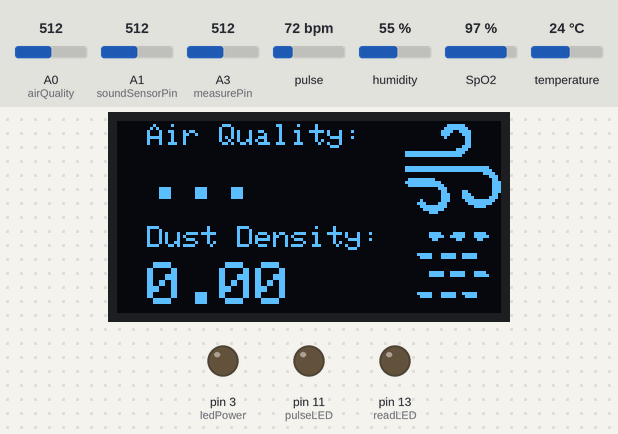
This sketch was run on a simulated Arduino Uno, built with avr-gcc and run on an emulated ATmega328P. On the bench: 128×64 one-colour display, output pins drawn as LEDs (lit = HIGH). Dashed ring = blinking. The test bench sets the inputs (shaded band); at power-on: pulse 72 bpm, SpO2 97 %, A3 (measurePin) = 512, humidity 55 %, temperature 24 °C, A0 (airQuality) = 512, A1 (soundSensorPin) = 512. What the sketch prints to the serial monitor is not drawn.

Above: at 1.6 s.
1.7 s: pulse set to 42 bpm
At 7.7 s:
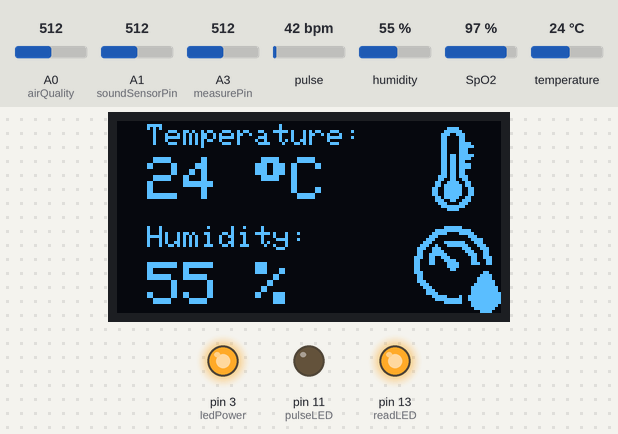
7.9 s: SpO2 set to 80 %
At 11.74 s:
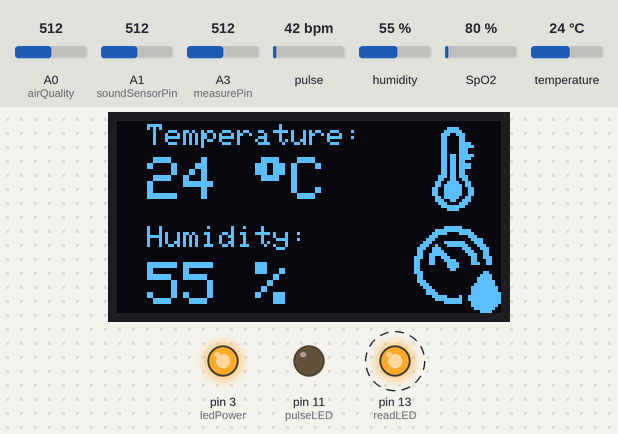
At 13.4 s:
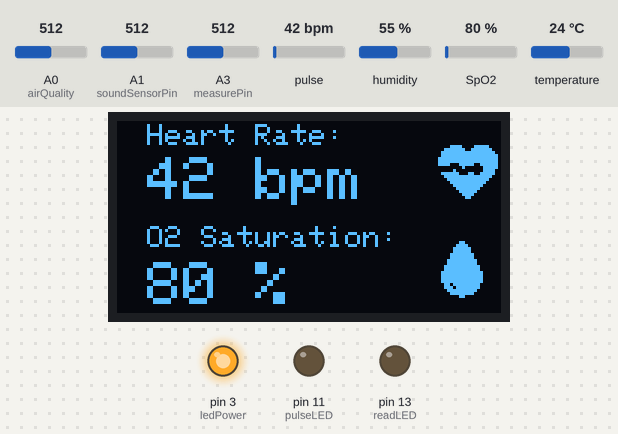
13.7 s: A3 (measurePin) set to 85
18.6 s: humidity set to 22 %
23.5 s: temperature set to 12 °C
28.5 s: pulse set to 70 bpm
At 38.2 s:
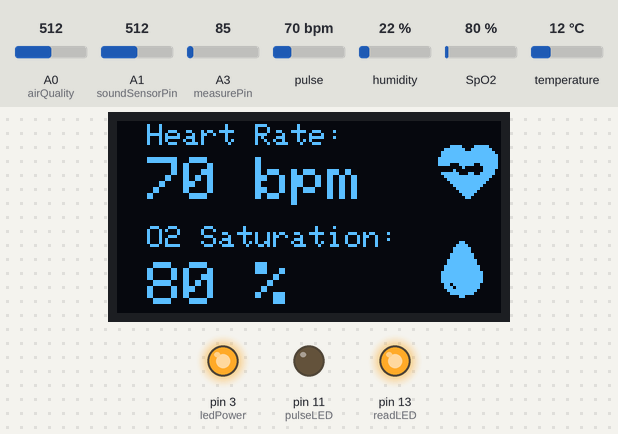
Timing chart, 0 to 53.7 s (numbered marks = the images above; inputs shaded):
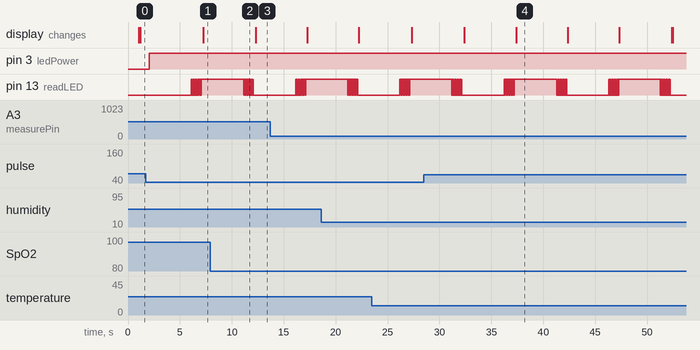

The sketch:

AsthmaTech.ino
```cpp
//OLED
#define SCREEN_WIDTH 128
#define SCREEN_HEIGHT 64
#include <Adafruit_GFX.h>
#include <Adafruit_SH110X.h>
Adafruit_SH1106G display = Adafruit_SH1106G(128, 64, &Wire);

//BUZZER
#define BUZZER_PIN 9

// 'hr', 32x32px
const unsigned char epd_bitmap_hr [] PROGMEM = {
	0x00, 0x00, 0x00, 0x00, 0x00, 0x00, 0x00, 0x00, 0x00, 0x03, 0xc3, 0xe0, 0x0f, 0xe7, 0xf0, 0x1f,
	0xff, 0xf8, 0x1f, 0xff, 0xfc, 0x3f, 0xff, 0xfc, 0x3f, 0xff, 0xfc, 0x3c, 0x7c, 0xfc, 0x00, 0x20,
	0x7c, 0x01, 0x00, 0x78, 0x1f, 0x8c, 0xf8, 0x0f, 0xff, 0xf0, 0x07, 0xff, 0xe0, 0x03, 0xff, 0xc0,
	0x01, 0xff, 0x80, 0x00, 0xff, 0x00, 0x00, 0x7e, 0x00, 0x00, 0x3c, 0x00, 0x00, 0x18, 0x00, 0x00,
	0x00, 0x00, 0x00, 0x00, 0x00, 0x00, 0x00, 0x00
};
// 'hum', 32x32px
const unsigned char epd_bitmap_hum [] PROGMEM = {
	0x00, 0x00, 0x00, 0x00, 0x00, 0x00, 0x00, 0x00, 0x00, 0x00, 0x00, 0x00, 0x00, 0x07, 0xe0, 0x00,
	0x00, 0x3f, 0xfc, 0x00, 0x00, 0x7c, 0x3e, 0x00, 0x00, 0xe0, 0x07, 0x00, 0x01, 0xc0, 0x03, 0xc0,
	0x03, 0x87, 0xf1, 0xc0, 0x07, 0x23, 0xf8, 0xe0, 0x0e, 0x70, 0x1c, 0x70, 0x0c, 0x78, 0x0e, 0x30,
	0x0c, 0xfc, 0x07, 0x30, 0x1c, 0xce, 0x03, 0x38, 0x18, 0xc7, 0x83, 0x18, 0x18, 0xc3, 0xc3, 0x98,
	0x18, 0x03, 0xc0, 0x00, 0x18, 0x01, 0x80, 0x00, 0x1c, 0x00, 0x00, 0x30, 0x0c, 0x00, 0x00, 0x78,
	0x0c, 0x00, 0x00, 0xf8, 0x0e, 0x00, 0x00, 0xfc, 0x07, 0x00, 0x01, 0xfc, 0x03, 0x80, 0x03, 0xfe,
	0x01, 0xc0, 0x03, 0xfe, 0x01, 0xe0, 0x03, 0xff, 0x00, 0x7c, 0x27, 0xff, 0x00, 0x3f, 0xe7, 0xff,
	0x00, 0x07, 0xe3, 0xff, 0x00, 0x00, 0x03, 0xfe, 0x00, 0x00, 0x01, 0xfc, 0x00, 0x00, 0x00, 0x78
};
// 'temp', 32x32px
const unsigned char epd_bitmap_temp [] PROGMEM = {
	0x00, 0x00, 0x00, 0x00, 0x00, 0x00, 0x00, 0x00, 0x00, 0x03, 0xc0, 0x00, 0x00, 0x07, 0xe0, 0x00,
	0x00, 0x0e, 0x70, 0x00, 0x00, 0x0c, 0x30, 0x00, 0x00, 0x0c, 0x30, 0x00, 0x00, 0x0c, 0x3c, 0x00,
	0x00, 0x0c, 0x3e, 0x00, 0x00, 0x0c, 0x38, 0x00, 0x00, 0x0c, 0x38, 0x00, 0x00, 0x0d, 0xbe, 0x00,
	0x00, 0x0d, 0xbc, 0x00, 0x00, 0x0d, 0xb0, 0x00, 0x00, 0x0d, 0xbc, 0x00, 0x00, 0x0d, 0xbc, 0x00,
	0x00, 0x0d, 0xb0, 0x00, 0x00, 0x0d, 0xb0, 0x00, 0x00, 0x1d, 0xb8, 0x00, 0x00, 0x19, 0x98, 0x00,
	0x00, 0x33, 0xcc, 0x00, 0x00, 0x37, 0xec, 0x00, 0x00, 0x67, 0xe6, 0x00, 0x00, 0x67, 0xe6, 0x00,
	0x00, 0x67, 0xe6, 0x00, 0x00, 0x37, 0xcc, 0x00, 0x00, 0x39, 0x9c, 0x00, 0x00, 0x1c, 0x38, 0x00,
	0x00, 0x0f, 0xf0, 0x00, 0x00, 0x03, 0xc0, 0x00, 0x00, 0x00, 0x00, 0x00, 0x00, 0x00, 0x00, 0x00
};
// 'spo2', 20x20px
const unsigned char epd_bitmap_spo2 [] PROGMEM = {
	0x00, 0x00, 0x00, 0x00, 0x60, 0x00, 0x00, 0xf0, 0x00, 0x01, 0xf8, 0x00, 0x01, 0xf8, 0x00, 0x03,
	0xfc, 0x00, 0x03, 0xfc, 0x00, 0x07, 0xfe, 0x00, 0x07, 0xfe, 0x00, 0x0f, 0xff, 0x00, 0x0f, 0xff,
	0x00, 0x1f, 0xff, 0x80, 0x1f, 0xff, 0x80, 0x1f, 0xff, 0x80, 0x1f, 0xff, 0x80, 0x0d, 0xff, 0x00,
	0x0e, 0xff, 0x00, 0x07, 0xfe, 0x00, 0x03, 0xfc, 0x00, 0x00, 0x60, 0x00
};
// 'dd', 32x32px
const unsigned char epd_bitmap_dd [] PROGMEM = {
	0x00, 0x00, 0x00, 0x00, 0x00, 0x00, 0x00, 0x00, 0x00, 0x00, 0x00, 0x00, 0x00, 0x00, 0x00, 0x00,
	0x00, 0x00, 0x00, 0x00, 0x00, 0xf0, 0xf1, 0xe0, 0x00, 0xf9, 0xf1, 0xf0, 0x00, 0x60, 0x60, 0xc0,
	0x00, 0x00, 0x00, 0x00, 0x00, 0x00, 0x00, 0x00, 0x00, 0x00, 0x00, 0x00, 0x00, 0x00, 0x00, 0x00,
	0x0f, 0x8f, 0x9f, 0x00, 0x07, 0x8f, 0x9f, 0x00, 0x00, 0x00, 0x00, 0x00, 0x00, 0x00, 0x00, 0x00,
	0x00, 0x00, 0x00, 0x00, 0x00, 0x00, 0x00, 0x00, 0x00, 0xf9, 0xf1, 0xe0, 0x00, 0xf9, 0xf1, 0xf0,
	0x00, 0x00, 0x00, 0x00, 0x00, 0x00, 0x00, 0x00, 0x00, 0x00, 0x00, 0x00, 0x00, 0x00, 0x00, 0x00,
	0x00, 0x00, 0x00, 0x00, 0x0f, 0x8f, 0x9f, 0x00, 0x07, 0x8f, 0x8f, 0x00, 0x00, 0x00, 0x00, 0x00,
	0x00, 0x00, 0x00, 0x00, 0x00, 0x00, 0x00, 0x00, 0x00, 0x00, 0x00, 0x00, 0x00, 0x00, 0x00, 0x00
};
// 'aq', 32x32px
const unsigned char epd_bitmap_aq [] PROGMEM = {
	0x00, 0x00, 0x00, 0x00, 0x00, 0x03, 0xf0, 0x00, 0x00, 0x07, 0xf8, 0x00, 0x00, 0x0f, 0x3c, 0x00,
	0x00, 0x0e, 0x1c, 0x00, 0x00, 0x04, 0x0c, 0x00, 0x00, 0x00, 0x0c, 0x00, 0x00, 0x00, 0x0c, 0x00,
	0x00, 0x00, 0x1c, 0x00, 0x00, 0x00, 0x78, 0x00, 0xff, 0xff, 0xf0, 0x00, 0xff, 0xff, 0xe0, 0x00,
	0x00, 0x00, 0x00, 0x00, 0x00, 0x00, 0x00, 0x00, 0x00, 0x00, 0x00, 0x00, 0xff, 0xff, 0xff, 0xf0,
	0xff, 0xff, 0xff, 0xf8, 0x00, 0x00, 0x00, 0x3c, 0x00, 0x00, 0x00, 0x0e, 0x7f, 0xc0, 0x00, 0x06,
	0xff, 0xf0, 0x00, 0x07, 0x7f, 0xf8, 0x00, 0x07, 0x00, 0x1c, 0x00, 0x07, 0x00, 0x0c, 0x18, 0x07,
	0x00, 0x0e, 0x1c, 0x06, 0x00, 0x0e, 0x1e, 0x0e, 0x04, 0x0e, 0x0f, 0xfc, 0x0e, 0x1c, 0x07, 0xf8,
	0x07, 0xfc, 0x01, 0xe0, 0x03, 0xf8, 0x00, 0x00, 0x00, 0xe0, 0x00, 0x00, 0x00, 0x00, 0x00, 0x00
};
// 'rr', 23x23px
const unsigned char epd_bitmap_rr [] PROGMEM = {
	0x00, 0x00, 0x00, 0x00, 0x10, 0x00, 0x00, 0x00, 0x00, 0x00, 0x10, 0x00, 0x00, 0x10, 0x00, 0x01,
	0x01, 0x00, 0x03, 0x93, 0x80, 0x07, 0x93, 0xc0, 0x0f, 0xd7, 0xe0, 0x0f, 0xff, 0xe0, 0x1f, 0xff,
	0xf0, 0x3f, 0xab, 0xf8, 0x3c, 0x00, 0x78, 0x7e, 0xc4, 0xfc, 0x7e, 0xc6, 0xfc, 0xfd, 0xc6, 0x7e,
	0xfc, 0xc6, 0x7e, 0xff, 0xc6, 0xfe, 0xff, 0x83, 0xfe, 0xff, 0x01, 0xfe, 0xfe, 0x00, 0xfe, 0x00,
	0x00, 0x00, 0x00, 0x00, 0x00
};

//AIR QUALITY
const int airQuality = A0;

//DUST DENSITY
int measurePin = A3;
int ledPower = 3;
int samplingTime = 280;
int deltaTime = 40;
int sleepTime = 9680;
float voMeasured = 0;
float calcVoltage = 0;
float dustDensity = 0;

//TEMPERATURE AND HUMIDITY
#include <dht.h>
dht DHT; //a variable type of dht
const int DHT11_PIN= 2;

//MAX30102
#include "MAX30105.h"
#include "spo2_algorithm.h"

MAX30105 particleSensor;

#define MAX_BRIGHTNESS 255

uint32_t irBuffer[100]; // Infrared LED sensor data
uint32_t redBuffer[100]; // Red LED sensor data

int32_t bufferLength; // Data length
int32_t spo2; // SpO2 value
int8_t validSPO2; // Indicator if SpO2 calculation is valid
int32_t heartRate; // Heart rate value
int8_t validHeartRate; // Indicator if heart rate calculation is valid

byte pulseLED = 11; // Must be on PWM pin
byte readLED = 13; // Blinks with each data read
int sampleIndex = 0; // Tracks the current position in the buffer

void setup() {
  Serial.begin(9600);

  while (!Serial) {
    // Wait for Serial Monitor to open
  }
  // AIR QUALITY
  pinMode(airQuality, INPUT);

  //DUST DENSITY
  pinMode(ledPower, OUTPUT);

  //HEART RATE AND OXYGEN SATURATION
  pinMode(pulseLED, OUTPUT);
  pinMode(readLED, OUTPUT);
  // Initialize sensor
  if (!particleSensor.begin(Wire, I2C_SPEED_FAST)) {
    Serial.println(F("MAX30105 was not found. Please check wiring/power."));
    while (1);
  }
  byte ledBrightness = 60;
  byte sampleAverage = 4;
  byte ledMode = 2;
  byte sampleRate = 100;
  int pulseWidth = 411;
  int adcRange = 4096;
  particleSensor.setup(ledBrightness, sampleAverage, ledMode, sampleRate, pulseWidth, adcRange);

  //OLED
  Wire.begin();
  display.begin(0x3C, true);  // 0x3C is the I2C address
  display.clearDisplay();
  display.display();
}

// TIME INTERVALS
//OLED
const unsigned long screenInterval = 1000; // 1 second per screen
unsigned long previousMillis = 0;
int screenNumber = 1; // for case switch

//RR
unsigned long lastBreathTime = 0;
unsigned long lastBPMUpdate = 0;
const unsigned long minBreathInterval = 1000;  // seconds between breaths
const unsigned long bpmUpdateInterval = 60000; // Update BPM every 60 seconds
int breathCount = 0;
int bpmToDisplay = -1; // -1 means "reading"
int soundSensorPin = A1;  // Replace with actual sensor pin
int thresholdr = 35;  // Adjust this threshold based on your sensor readings

//AIR QUALITY
int threshold = 250;
unsigned long lastAirQualityRead = 0;
const unsigned long airQualityInterval = 5000;  // Read every 5 seconds
int airq = -1;  // -1 means "reading"

// TEMPERATURE
unsigned long previousTempMillis = 0;
const long tempInterval = 2000;  // Read temperature and humidity every 2 seconds
int lastTemperature = -1;
int lastHumidity = -1;

// DUST DENSITY
unsigned long previousDustMillis = 0;
const long dustInterval = 2000;

// HEART RATE AND OXY SAT
unsigned long previousHRMillis = 0;
const long heartRateInterval = 2000; // Update heart rate and SpO2 every 2 seconds

// ASTHMA PREDICT
unsigned long previousAsthmaMillis = 0;
const unsigned long asthmaCheckInterval = 5000; // Runs every 5 seconds

void loop() {
  String breathRate = detectBreathing();  // Call function and store result
  int intValBR = breathRate.toInt();
  String aq = detectAirQuality();
  int intValAQ = aq.toInt();
  detectTemperatureHumidity();
  int temp = getTemperature();
  int hum = getHumidity();
  detectDustDensity();  // Update dust density every 2 seconds
  float dust = getDustDensity();
  detectHeartRateAndOxySat();
  String hr = getHeartRate();
  int intHR = hr.toInt();
  String o2sat = getSpO2();
  int intSAT = o2sat.toInt();
  String ap = detectAsthmaRisk(intValAQ, dust, temp, hum, intHR, intSAT, intValBR);

  unsigned long currentMillis = millis();

  // OLED Sequence
  if (currentMillis - previousMillis >= screenInterval) {
    previousMillis = currentMillis; // Update the last execution time
    switch (screenNumber) {
      case 1:
        oledSc1(aq, dust);
        screenNumber = 2;
        break;
      case 2:
        oledSc2(temp, hum);
        screenNumber = 3;
        break;
      case 3:
        oledSc3(hr, o2sat);
        screenNumber = 4;
        break;
      case 4:
        oledSc4(breathRate);
        screenNumber = 5;
        break;
      case 5:
        oledSc5(ap);
        screenNumber = 1;
        break;
    }
  }
}


// OLED DISPLAY SEQUENCE
void oledSc1(String airQuality, float dustDensity) {
  display.clearDisplay();
  // AIR QUALITY
  display.setTextColor(SH110X_WHITE);
  display.setCursor(10, 1);
  display.setTextSize(1);
  display.print("Air Quality: ");
  display.display();

  display.setCursor(10, 12);
  display.setTextSize(2);
  display.println(airQuality);
  display.display();

  display.drawBitmap(96, 0, (const uint8_t*)epd_bitmap_aq, 32, 32, SH110X_WHITE);
  display.display();

  //DUST DENSITY
  display.setCursor(10, 35);
  display.setTextSize(1);
  display.print("Dust Density: ");
  display.display();

  display.setCursor(10, 47);
  display.setTextSize(2);
  display.println(String(dustDensity));
  display.display();

  display.drawBitmap(96, 32, (const uint8_t*)epd_bitmap_dd, 32, 32, SH110X_WHITE);
  display.display();
}

void oledSc2(int temperature, int humidity){
  display.clearDisplay();
  // TEMPERATURE
  display.setCursor(10, 1);
  display.setTextSize(1);
  display.print("Temperature: ");
  display.display();

  display.setCursor(10, 12);
  display.setTextSize(2);
  display.println(String(temperature) + " " + char(247) + "C");
  display.display();

  display.drawBitmap(96, 0, (const uint8_t*)epd_bitmap_temp, 32, 32, SH110X_WHITE);
  display.display();

  //HUMIDITY
  display.setCursor(10, 35);
  display.setTextSize(1);
  display.print("Humidity: ");
  display.display();

  display.setCursor(10, 47);
  display.setTextSize(2);
  display.println(String(humidity) + " %");
  display.display();

  display.drawBitmap(96, 32, (const uint8_t*)epd_bitmap_hum, 32, 32, SH110X_WHITE);
  display.display();
}

void oledSc3(String hr, String spo2){
  display.clearDisplay();
  // HEART RATE
  display.setCursor(10, 1);
  display.setTextSize(1);
  display.print("Heart Rate: ");
  display.display();

  display.setCursor(10, 12);
  display.setTextSize(2);
  display.println(String(hr) + " bpm" );
  display.display();

  display.drawBitmap(105, 5, (const uint8_t*)epd_bitmap_hr, 24, 24, SH110X_WHITE);
  display.display();

  // OXYGEN SATURATION
  display.setCursor(10, 35);
  display.setTextSize(1);
  display.print("O2 Saturation: ");
  display.display();

  display.setCursor(10, 47);
  display.setTextSize(2);
  display.println(String(spo2) + " %");
  display.display();

  display.drawBitmap(105, 39, (const uint8_t*)epd_bitmap_spo2, 20, 20, SH110X_WHITE);
  display.display();
}

void oledSc4(String rr){
  display.clearDisplay();
  // HEART RATE
  display.setCursor(10, 1);
  display.setTextSize(1);
  display.print("Respiration Rate: ");
  display.display();

  display.setCursor(10, 12);
  display.setTextSize(2);
  display.print(rr + " bpm");  // Show stored BPM after 60s
  display.display();

  display.drawBitmap(101, 5, (const uint8_t*)epd_bitmap_rr, 23, 23, SH110X_WHITE);
  display.display();
}

void oledSc5(String ap){
  display.clearDisplay();
  // HEART RATE
  display.setCursor(10, 1);
  display.setTextSize(1);
  display.print("Asthma Prediction: ");
  display.display();

  display.setCursor(10, 12);
  display.setTextSize(1);
  display.print(ap);  // Show stored BPM after 60s
  display.display();
}

// SENSOR READINGS
String detectBreathing() {
    int soundLevel = analogRead(soundSensorPin);

    if (soundLevel > thresholdr) {
        unsigned long currentTime = millis();
        if (currentTime - lastBreathTime > minBreathInterval) {
            breathCount++;
            lastBreathTime = currentTime;
            Serial.println(breathCount);
        }
    }

    // Update BPM every 60 seconds without blocking other code
    if (millis() - lastBPMUpdate >= bpmUpdateInterval) {
        bpmToDisplay = breathCount;  // Store BPM for display
        breathCount = 0;  // Reset count
        lastBPMUpdate = millis();  // Reset timer

        Serial.print("Breaths Per Minute (BPM): ");
        Serial.println(bpmToDisplay);
    }

    // Return BPM if available, otherwise return "reading"
    return (bpmToDisplay == -1) ? "..." : String(bpmToDisplay);
}

String detectAirQuality() {
    unsigned long currentMillis = millis();

    // Check if it's time to read the air quality sensor
    if (currentMillis - lastAirQualityRead >= airQualityInterval) {
        lastAirQualityRead = currentMillis;  // Update the last execution time
        airq = analogRead(airQuality);  // Read sensor value
    }
    return (airq == -1) ? "..." : String(airq) + " AQI";
}

void detectTemperatureHumidity() {
    unsigned long currentMillis = millis();
    if (currentMillis - previousTempMillis >= tempInterval) {
        previousTempMillis = currentMillis;
        int chk = DHT.read11(DHT11_PIN);
        lastTemperature = DHT.temperature;  // Store last valid temperature
        lastHumidity = DHT.humidity;        // Store last valid humidity
    }
}

int getTemperature() {
    return lastTemperature;
}

int getHumidity() {
    return lastHumidity;
}

void detectDustDensity() {
    unsigned long currentMillis = millis();
    if (currentMillis - previousDustMillis >= dustInterval) {
        previousDustMillis = currentMillis;

        digitalWrite(ledPower, LOW); // Turn on the LED
        delayMicroseconds(samplingTime);

        voMeasured = analogRead(measurePin); // Read the dust value
        delayMicroseconds(deltaTime);

        digitalWrite(ledPower, HIGH); // Turn off the LED
        delayMicroseconds(sleepTime);

        // Convert analog reading to voltage
        calcVoltage = voMeasured * (5.0 / 1024.0);
        dustDensity = 170 * calcVoltage - 0.1;  // Compute dust density
    }
}

float getDustDensity() {
    return dustDensity;
}

void detectHeartRateAndOxySat() {
    unsigned long currentMillis = millis();
    if (currentMillis - previousHRMillis >= heartRateInterval) {
        previousHRMillis = currentMillis;

        long irValue = particleSensor.getIR();
        if (irValue < 50000) {
            // No finger detected
            Serial.println("No finger detected!");
            spo2 = -1;
            heartRate = -1;
            return;
        }

        bufferLength = 100; // Ensure buffer length is set

        // Read sensor data
        for (byte i = 0; i < bufferLength; i++) {
            while (!particleSensor.available())
                particleSensor.check();

            redBuffer[i] = particleSensor.getRed();
            irBuffer[i] = particleSensor.getIR();
            particleSensor.nextSample();
        }

        // Calculate heart rate and SpO2
        maxim_heart_rate_and_oxygen_saturation(irBuffer, bufferLength, redBuffer, &spo2, &validSPO2, &heartRate, &validHeartRate);

        // Shift buffer for new readings
        for (byte i = 25; i < bufferLength; i++) {
            redBuffer[i - 25] = redBuffer[i];
            irBuffer[i - 25] = irBuffer[i];
        }

        for (byte i = bufferLength - 25; i < bufferLength; i++) {
            while (!particleSensor.available())
                particleSensor.check();

            digitalWrite(readLED, !digitalRead(readLED));

            redBuffer[i] = particleSensor.getRed();
            irBuffer[i] = particleSensor.getIR();
            particleSensor.nextSample();
        }

        // Display only valid results
        if (validHeartRate && heartRate > 0 && validSPO2 && spo2 > 0) {
            Serial.print("Heart Rate: ");
            Serial.print(heartRate);
            Serial.print(" bpm, SpO2: ");
            Serial.print(spo2);
            Serial.println(" %");
        } else {
            Serial.println("Invalid reading, please reposition finger.");
        }
    }
}

String getHeartRate() {
    return (validHeartRate && heartRate > 0) ? String(heartRate) : "...";
}

String getSpO2() {
    return (validSPO2 && spo2 > 0) ? String(spo2) : "...";
}

String detectAsthmaRisk(int air_quality, float dust_density, int temperature, int humidity, int heart_rate, int spo2, int breath_rate) {
    if (dust_density > 150) {
        return "High Risk: Dust Density";
        alert();
    } else if (air_quality > 126) {
        return "High Risk: Air Quality";
        alert();
    } else if (temperature < 23) {
        return "Moderate Risk: Low Temperature";
        alert();
    } else if (humidity < 30) {
        return "Moderate Risk: Low Humidity";
        alert();
    } else if (humidity > 70) {
        return "Moderate Risk: High Humidity";
        alert();
    } else if (heart_rate > 120 || heart_rate < 60) {
        return "Moderate Risk: Abnormal Heart Rate";
        alert();
    } else if (spo2 < 95) {
        return "High Risk: Low SpO2";
        alert();
    } else if (breath_rate > 25) {
        return "Moderate Risk: Abnormal Breathing Rate";
        alert();
    } else {
        return "No Risk Detected";
    }
}

void alert(){
  tone(BUZZER_PIN, 500); // Send 1KHz sound signal...
}
```

Measured:
- after the input at 7.9 s, the display: changes after 4.4 s (image 3)
- by itself, pin 13 (readLED): moves between LOW and HIGH, repeating every 10.0 s
